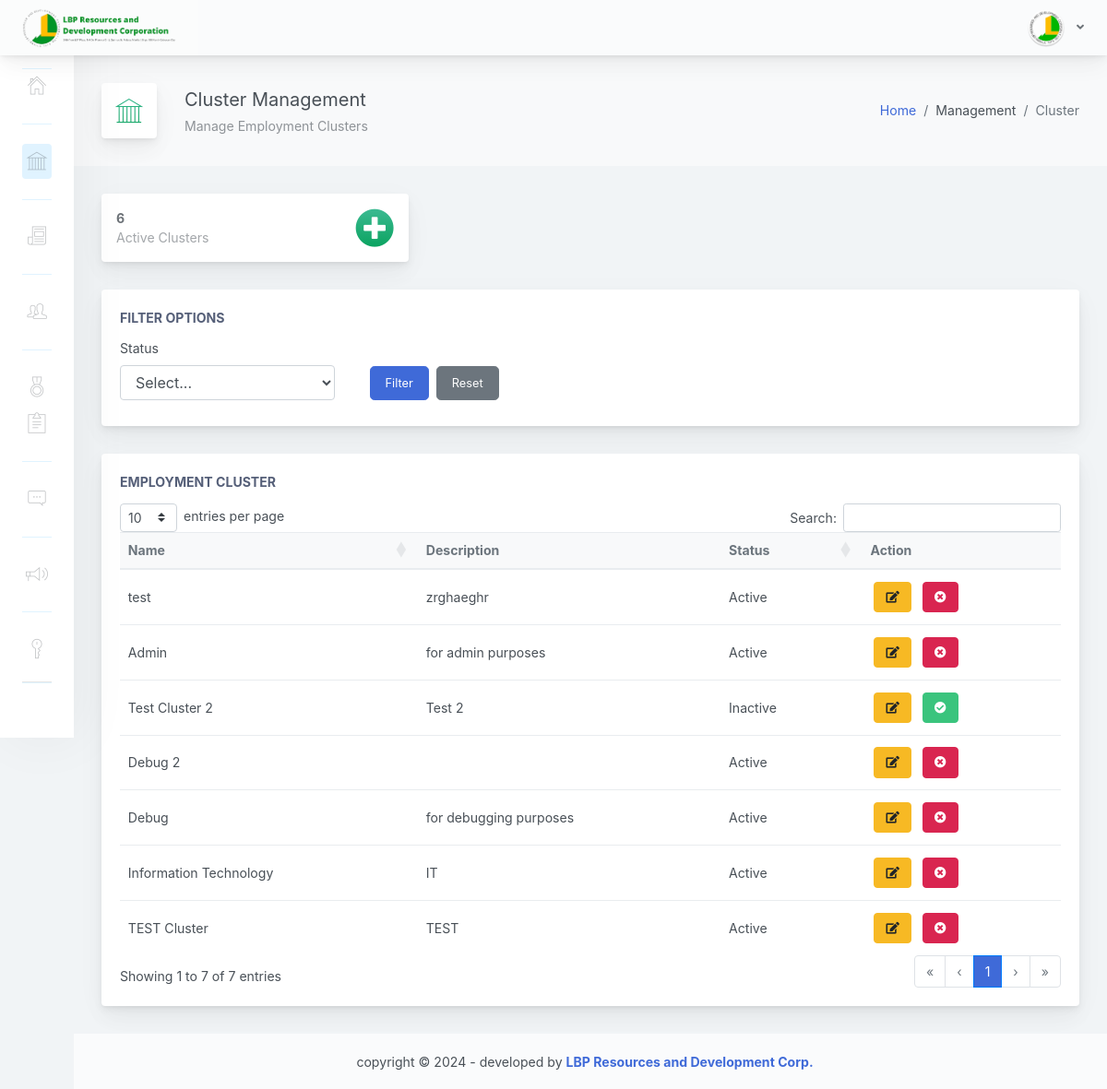
The page /adminpanel/home.php?page=manage-cluster (signed in) on the database its author committed.
### tables this page shows
CREATE TABLE `cluster_tbl` (
  `clu_id` int(11) NOT NULL,
  `clu_name` varchar(255) NOT NULL,
  `clu_description` varchar(255) NOT NULL,
  `clu_status` int(1) NOT NULL,
  `clu_created` timestamp NOT NULL DEFAULT current_timestamp() ON UPDATE current_timestamp()
);

### adminpanel/pages/manage-cluster.php (the view, shortened to what this page needs)
<?php
    $stmt1 = $conn->prepare("SELECT * FROM cluster_tbl ORDER BY clu_created DESC");
    $selCluster = $stmt1->execute();
    $clu_status = 1;
    $stmt2 = $conn->prepare("SELECT * FROM cluster_tbl WHERE clu_status = :clu_status");
    $stmt2->bindParam(':clu_status', $clu_status);
    $stmt2->execute();
?>
                <div class="app-main__inner">
                    <div class="app-page-title">
                        <div class="page-title-wrapper">
                            <div class="page-title-heading">
                                <div class="page-title-icon">
                                    <i class="pe-7s-culture icon-gradient bg-grow-early">
                                    </i>
                                </div>
                                <div>Cluster Management
                                    <div class="page-title-subheading">
                                        Manage Employment Clusters
                                    </div>
                                </div>
                            </div>
                            <div class="page-title-actions">
                            <ol class="breadcrumb">
                                <li class="breadcrumb-item"><a href="home.php">Home</a></li>
                                <li class="breadcrumb-item">Management</li>
                                <li class="breadcrumb-item active" aria-current="page">Cluster</li>
                            </ol>
                            </div>
                        </div>
                    </div>
                    <div class="row">
                        <div class="col-md-6 col-xl-4">
                            <div class="card mb-3 widget-content">
                                <div class="widget-content-outer">
                                    <div class="widget-content-wrapper">
                                        <div class="widget-content-left">
                                            <div class="widget-heading"><?php echo $stmt2->rowCount(); ?></div>
                                            <div class="widget-subheading">Active Clusters</div>
                                        </div>
                                        <div class="widget-content-right">
                                            <div>
                                                <a href="javascript:void(0)" data-toggle="modal" data-target="#mdlAddCluster" data-toggle="tooltip" data-placement="bottom" title="Add Cluster">
                                                    <i class="fa fa-3x fa-plus-circle icon-gradient bg-grow-early"></i>
                                                </a>
                                            </div>
                                        </div>
                                    </div>
                                </div>
                            </div>
                        </div>
                    </div>
                    <div class="row">
                        <div class="col-md-12">
                            <div class="main-card mb-3 card">
                                <div class="card-body">
                                    <div class="card-title">Filter Options</div>
                                    <div class="row">
                                        <div class="col-md-3 mr-2 mb-2">
                                            <label for="filter_status">Status</label>
                                            <select class="form-control" name="filter_status" id="filter_status">
                                                <option value="">Select...</option>
                                            </select>
                                        </div>
                                        <div class="col-md-3 d-flex align-items-end mb-2">
                                            <button class="btn btn-lg btn-primary mr-2" id="filter-btn">Filter</button>
                                            <button class="btn btn-lg btn-secondary" id="reset-btn">Reset</button>
                                        </div>
                                    </div>
                                </div>
                            </div>
                        </div>
                    </div>
                    <div class="row">
                        <div class="col-md-12">
                            <div class="main-card mb-3 card">
                                <div class="card-body">
                                    <div class="card-title">Employment Cluster</div>
                                    <div class="table-responsive">
                                        <table class="mb-0 table table-hover dt-sort" id="tableList" width="100%">
                                            <thead class="thead-light">
                                            <tr>
                                                <th>Name</th>
                                                <th data-dt-order="disable">Description</th>
                                                <th>Status</th>
                                                <th data-dt-order="disable">Action</th>
                                            </tr>
                                            </thead>
                                            <tbody>
                                            <?php
                                                while ($row = $stmt1->fetch(PDO::FETCH_ASSOC)) {
                                                    $clu_id = $row['clu_id'];
                                                    $clu_name = $row['clu_name'];
                                                    $clu_description = $row['clu_description'];
                                                    $clu_status = $row['clu_status'];
                                                    $statusText = ($clu_status == 1) ? 'Active' : 'Inactive';
                                            ?>
                                                <tr id="<?php echo htmlspecialchars($clu_id); ?>">
                                                    <td><?php echo htmlspecialchars($clu_name); ?></td>
                                                    <td><?php echo htmlspecialchars($clu_description); ?></td>
                                                    <td><?php echo htmlspecialchars($statusText); ?></td>
                                                    <td>
                                                        <a href="javascript:void(0);" class="btn btn-warning m-1" id="edit-btn" data-toggle="modal" data-target="#mdlEditCluster" data-toggle="tooltip" data-placement="bottom" title="Edit"
                                                        data-edit-id="<?php echo htmlspecialchars($clu_id); ?>"
                                                        data-edit-name="<?php echo htmlspecialchars($clu_name); ?>"
                                                        data-edit-description="<?php echo htmlspecialchars($clu_description); ?>"
                                                        data-edit-status="<?php echo htmlspecialchars($clu_status); ?>">
                                                            <i class="fas fa-edit"></i>
                                                        </a>
                                                        <?php if ($clu_status == 1) { ?>
                                                        <a href="javascript:void(0);" class="btn btn-danger m-1" id="disable-btn" data-toggle="modal" data-target="#mdlDisableCluster" data-toggle="tooltip" data-placement="bottom" title="Disable"
                                                        data-disable-id="<?php echo htmlspecialchars($clu_id); ?>"
                                                        data-disable-name="<?php echo htmlspecialchars($clu_name); ?>"
                                                        data-disable-status="<?php echo htmlspecialchars($clu_status); ?>">
                                                            <i class="fas fa-times-circle"></i>
                                                        </a>
                                                        <?php } else { ?>
                                                        <a href="javascript:void(0);" class="btn btn-success m-1" id="enable-btn" data-toggle="modal" data-target="#mdlEnableCluster" data-toggle="tooltip" data-placement="bottom" title="Enable"
                                                        data-enable-id="<?php echo htmlspecialchars($clu_id); ?>"
                                                        data-enable-name="<?php echo htmlspecialchars($clu_name); ?>"
                                                        data-enable-status="<?php echo htmlspecialchars($clu_status); ?>">
                                                            <i class="fas fa-check-circle"></i>
                                                        </a>
                                                        <?php } ?>
                                                    </td>
                                                </tr>
                                            <?php
                                                }
                                            ?>
                                            </tbody>
                                        </table>
                                    </div>
                                </div>
                            </div>
                        </div>
                    </div>
                </div>

### css/datatables.css (style rules this page uses)
:root { --dt-row-selected: 2, 117, 216; --dt-row-selected-text: 255, 255, 255; --dt-row-selected-link: 9, 10, 11; --dt-row-stripe: 0, 0, 0; --dt-row-hover: 0, 0, 0; --dt-column-ordering: 0, 0, 0; --dt-html-background: white; }
table.dataTable thead > tr > th.dt-orderable-asc, table.dataTable thead > tr > th.dt-orderable-desc, table.dataTable thead > tr > th.dt-ordering-asc, table.dataTable thead > tr > th.dt-ordering-desc, table.dataTable thead > tr > td.dt-orderable-asc, table.dataTable thead > tr > td.dt-orderable-desc, table.dataTable thead > tr > td.dt-ordering-asc, table.dataTable thead > tr > td.dt-ordering-desc { position: relative; padding-right: 30px; }
table.dataTable thead > tr > th.dt-orderable-asc, table.dataTable thead > tr > th.dt-orderable-desc, table.dataTable thead > tr > td.dt-orderable-asc, table.dataTable thead > tr > td.dt-orderable-desc { cursor: pointer; }
table.dataTable th, table.dataTable td { box-sizing: border-box; }
table.dataTable thead th, table.dataTable thead td, table.dataTable tfoot th, table.dataTable tfoot td { text-align: left; }
table.dataTable.table { clear: both; max-width: none; border-spacing: 0; margin-bottom: 0; }
table.dataTable.table > tbody > tr { background-color: transparent; }

### css/custom.css (style rules this page uses)
:root { --color-blue: #5897fc; --color-blue-grayed: #e0ecff; }

### rows shown on the page
cluster_tbl: clu_name "test", clu_description "zrghaeghr", clu_status "Active"
cluster_tbl: clu_name "Admin", clu_description "for admin purposes", clu_status "Active"
cluster_tbl: clu_name "Test Cluster 2", clu_description "Test 2", clu_status "Inactive"
cluster_tbl: clu_name "Debug 2", clu_status "Active"
cluster_tbl: clu_name "Debug", clu_description "for debugging purposes", clu_status "Active"
cluster_tbl: clu_name "Information Technology", clu_description "IT", clu_status "Active"
cluster_tbl: clu_name "TEST Cluster", clu_description "TEST", clu_status "Active"

### other values the page prints
$stmt2->rowCount() "6"
